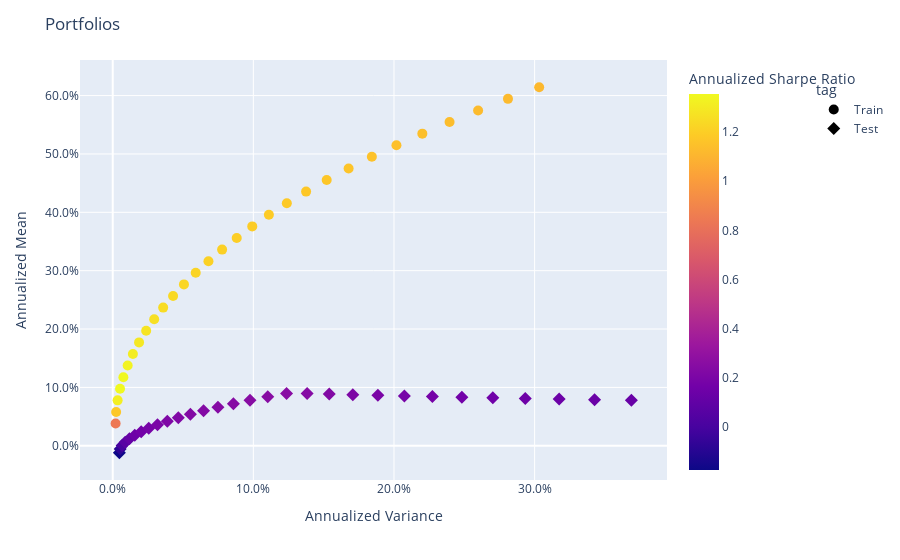

Here is the notebook cell this chart was saved with:
### Code cell
analysis.model_training()

### Figure 1 — Plotly figure (JSON) as saved in the notebook; plotly's stock layout.template omitted (floating-point values rounded to 4 significant figures)
{"data": [{"customdata": [["Train", 0.09382, 1.107, 0.8413], ["Train", 0.1056, 1.533, 1.175], ["Train", 0.1267, 1.742, 1.319], ["Train", 0.1555, 1.817, 1.355], ["Train", 0.1853, 1.832, 1.35], ["Train", 0.2153, 1.825, 1.333], ["Train", 0.2453, 1.81, 1.313], ["Train", 0.2753, 1.793, 1.294], ["Train", 0.3053, 1.776, 1.278], ["Train", 0.3353, 1.76, 1.263], ["Train", 0.3653, 1.746, 1.25], ["Train", 0.3953, 1.734, 1.239], ["Train", 0.4253, 1.722, 1.229], ["Train", 0.4553, 1.712, 1.22], ["Train", 0.4853, 1.703, 1.212], ["Train", 0.5152, 1.695, 1.205], ["Train", 0.5452, 1.687, 1.199], ["Train", 0.5752, 1.68, 1.193], ["Train", 0.5995, 1.68, 1.188], ["Train", 0.6229, 1.679, 1.181], ["Train", 0.6463, 1.676, 1.174], ["Train", 0.6698, 1.673, 1.167], ["Train", 0.6932, 1.668, 1.16], ["Train", 0.7166, 1.663, 1.153], ["Train", 0.74, 1.658, 1.146], ["Train", 0.7635, 1.653, 1.14], ["Train", 0.7869, 1.647, 1.133], ["Train", 0.8103, 1.641, 1.127], ["Train", 0.8338, 1.635, 1.121], ["Train", 0.8572, 1.629, 1.116]], "hovertemplate": "<b>%{hovertext}</b><br><br>tag=%{customdata[0]}<br>Annualized Variance=%{x:.3f}<br>Annualized Mean=%{y:.3f}<br>MAX Drawdown=%{customdata[1]:.3f}<br>Annualized Sortino Ratio=%{customdata[2]:.3f}<br>Annualized Sharpe Ratio=%{marker.color:.3f}<extra></extra>", "hovertext": ["ptf0 - Variance", "ptf1 - Variance", "ptf2 - Variance", "ptf3 - Variance", "ptf4 - Variance", "ptf5 - Variance", "ptf6 - Variance", "ptf7 - Variance", "ptf8 - Variance", "ptf9 - Variance", "ptf10 - Variance", "ptf11 - Variance", "ptf12 - Variance", "ptf13 - Variance", "ptf14 - Variance", "ptf15 - Variance", "ptf16 - Variance", "ptf17 - Variance", "ptf18 - Variance", "ptf19 - Variance", "ptf20 - Variance", "ptf21 - Variance", "ptf22 - Variance", "ptf23 - Variance", "ptf24 - Variance", "ptf25 - Variance", "ptf26 - Variance", "ptf27 - Variance", "ptf28 - Variance", "ptf29 - Variance"], "legendgroup": "Train", "marker": {"color": [0.8413, 1.175, 1.319, 1.355, 1.35, 1.333, 1.313, 1.294, 1.278, 1.263, 1.25, 1.239, 1.229, 1.22, 1.212, 1.205, 1.199, 1.193, 1.188, 1.181, 1.174, 1.167, 1.16, 1.153, 1.146, 1.14, 1.133, 1.127, 1.121, 1.116], "coloraxis": "coloraxis", "size": 10, "symbol": "circle"}, "mode": "markers", "name": "Train", "orientation": "v", "showlegend": true, "type": "scatter", "x": [0.002045, 0.002429, 0.003479, 0.005195, 0.007579, 0.01063, 0.01434, 0.01873, 0.02378, 0.02949, 0.03588, 0.04293, 0.05064, 0.05903, 0.06807, 0.07779, 0.08817, 0.09922, 0.111, 0.1238, 0.1375, 0.1522, 0.1677, 0.1843, 0.2017, 0.2202, 0.2395, 0.2598, 0.2811, 0.3032], "xaxis": "x", "y": [0.03805, 0.05792, 0.07779, 0.09766, 0.1175, 0.1374, 0.1573, 0.1771, 0.197, 0.2169, 0.2368, 0.2566, 0.2765, 0.2964, 0.3162, 0.3361, 0.356, 0.3758, 0.3957, 0.4156, 0.4355, 0.4553, 0.4752, 0.4951, 0.5149, 0.5348, 0.5547, 0.5746, 0.5944, 0.6143], "yaxis": "y"}, {"customdata": [["Test", 0.1869, -0.2475, -0.1742], ["Test", 0.1915, -0.1114, -0.07875], ["Test", 0.1988, 0.004606, 0.003252], ["Test", 0.2174, 0.09333, 0.06572], ["Test", 0.246, 0.1592, 0.1118], ["Test", 0.2747, 0.2064, 0.1447], ["Test", 0.3032, 0.2418, 0.1695], ["Test", 0.3318, 0.2681, 0.1879], ["Test", 0.3605, 0.2882, 0.202], ["Test", 0.3891, 0.3041, 0.2132], ["Test", 0.4177, 0.3169, 0.2223], ["Test", 0.4463, 0.3273, 0.2296], ["Test", 0.4749, 0.3359, 0.2358], ["Test", 0.5035, 0.3433, 0.241], ["Test", 0.5321, 0.3495, 0.2454], ["Test", 0.5608, 0.3547, 0.2491], ["Test", 0.5894, 0.3593, 0.2524], ["Test", 0.618, 0.3633, 0.2553], ["Test", 0.6559, 0.3434, 0.241], ["Test", 0.6951, 0.3219, 0.2257], ["Test", 0.7342, 0.3024, 0.2117], ["Test", 0.7734, 0.2845, 0.199], ["Test", 0.8126, 0.2681, 0.1874], ["Test", 0.8518, 0.2531, 0.1768], ["Test", 0.891, 0.2393, 0.167], ["Test", 0.9302, 0.2266, 0.1581], ["Test", 0.9707, 0.2148, 0.1498], ["Test", 1.012, 0.2038, 0.1421], ["Test", 1.053, 0.1937, 0.1349], ["Test", 1.094, 0.1843, 0.1283]], "hovertemplate": "<b>%{hovertext}</b><br><br>tag=%{customdata[0]}<br>Annualized Variance=%{x:.3f}<br>Annualized Mean=%{y:.3f}<br>MAX Drawdown=%{customdata[1]:.3f}<br>Annualized Sortino Ratio=%{customdata[2]:.3f}<br>Annualized Sharpe Ratio=%{marker.color:.3f}<extra></extra>", "hovertext": ["ptf0 - Variance", "ptf1 - Variance", "ptf2 - Variance", "ptf3 - Variance", "ptf4 - Variance", "ptf5 - Variance", "ptf6 - Variance", "ptf7 - Variance", "ptf8 - Variance", "ptf9 - Variance", "ptf10 - Variance", "ptf11 - Variance", "ptf12 - Variance", "ptf13 - Variance", "ptf14 - Variance", "ptf15 - Variance", "ptf16 - Variance", "ptf17 - Variance", "ptf18 - Variance", "ptf19 - Variance", "ptf20 - Variance", "ptf21 - Variance", "ptf22 - Variance", "ptf23 - Variance", "ptf24 - Variance", "ptf25 - Variance", "ptf26 - Variance", "ptf27 - Variance", "ptf28 - Variance", "ptf29 - Variance"], "legendgroup": "Test", "marker": {"color": [-0.1742, -0.07875, 0.003252, 0.06572, 0.1118, 0.1447, 0.1695, 0.1879, 0.202, 0.2132, 0.2223, 0.2296, 0.2358, 0.241, 0.2454, 0.2491, 0.2524, 0.2553, 0.241, 0.2257, 0.2117, 0.199, 0.1874, 0.1768, 0.167, 0.1581, 0.1498, 0.1421, 0.1349, 0.1283], "coloraxis": "coloraxis", "size": 10, "symbol": "diamond"}, "mode": "markers", "name": "Test", "orientation": "v", "showlegend": true, "type": "scatter", "x": [0.004719, 0.005299, 0.006685, 0.008874, 0.01186, 0.01565, 0.02024, 0.02564, 0.03183, 0.03883, 0.04662, 0.05522, 0.06462, 0.07482, 0.08582, 0.09762, 0.1102, 0.1236, 0.1382, 0.154, 0.1707, 0.1885, 0.2074, 0.2273, 0.2483, 0.2703, 0.2933, 0.3175, 0.3426, 0.3688], "xaxis": "x", "y": [-0.01196, -0.005733, 0.0002659, 0.006191, 0.01218, 0.0181, 0.02411, 0.03008, 0.03605, 0.04202, 0.04799, 0.05396, 0.05993, 0.06592, 0.07189, 0.07783, 0.0838, 0.08977, 0.08961, 0.08855, 0.08749, 0.08642, 0.08536, 0.0843, 0.08324, 0.08217, 0.08111, 0.08005, 0.07899, 0.07792], "yaxis": "y"}], "layout": {"coloraxis": {"colorbar": {"title": {"text": "Annualized Sharpe Ratio"}}, "colorscale": [[0, "#0d0887"], [0.1111, "#46039f"], [0.2222, "#7201a8"], [0.3333, "#9c179e"], [0.4444, "#bd3786"], [0.5556, "#d8576b"], [0.6667, "#ed7953"], [0.7778, "#fb9f3a"], [0.8889, "#fdca26"], [1, "#f0f921"]]}, "legend": {"title": {"text": "tag"}, "tracegroupgap": 0, "x": 1.25, "xanchor": "left", "y": 0.96, "yanchor": "top"}, "margin": {"t": 60}, "title": {"text": "Portfolios"}, "xaxis": {"anchor": "y", "domain": [0, 1], "tickformat": ",.1%", "title": {"text": "Annualized Variance"}}, "yaxis": {"anchor": "x", "domain": [0, 1], "tickformat": ",.1%", "title": {"text": "Annualized Mean"}}}}
